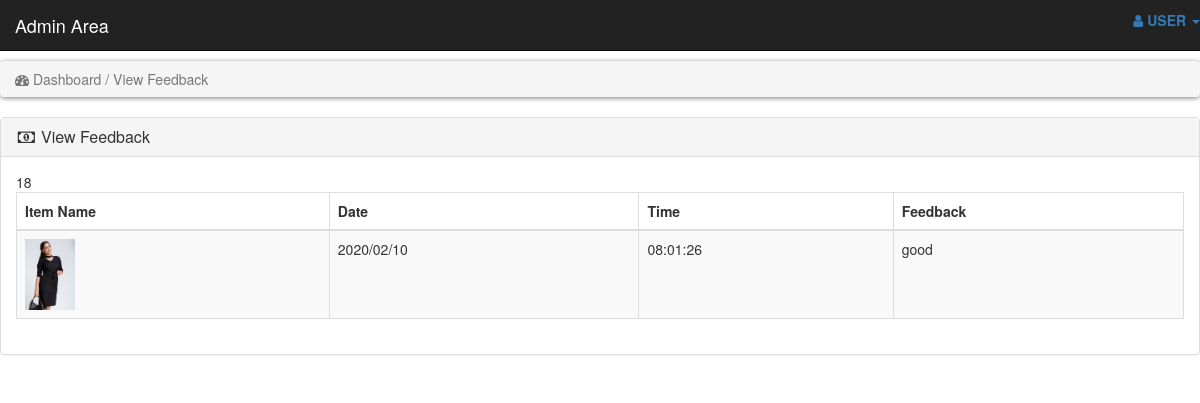
The app's page /admin_area/view_feedback.php with its own data.
### tables this page shows
CREATE TABLE IF NOT EXISTS `feedback` (
  `FNO` int(50) NOT NULL,
  `UserName` varchar(255) NOT NULL,
  `ItemID` varchar(255) NOT NULL,
  `FeedBack` varchar(255) NOT NULL,
  `Date` varchar(255) NOT NULL,
  `Time` varchar(255) NOT NULL,
  PRIMARY KEY (`FNO`),
  KEY `ItemID` (`ItemID`)
);

CREATE TABLE IF NOT EXISTS `stock` (
  `ItemNo` int(100) NOT NULL,
  `ItemID` int(100) NOT NULL,
  `Colour` varchar(255) NOT NULL,
  `Size` varchar(255) NOT NULL,
  `Qty` int(100) NOT NULL,
  `img` text NOT NULL,
  KEY `ItemID` (`ItemID`)
);

### admin_area/view_feedback.php (the view, shortened to what this page needs)
<!DOCTYPE html>
<html lang="en">
<head>
    <link rel="stylesheet" href="style.css">
    <link rel="stylesheet" href="https://maxcdn.bootstrapcdn.com/bootstrap/3.4.1/css/bootstrap.min.css">
    <link rel="stylesheet" href="https://cdnjs.cloudflare.com/ajax/libs/font-awesome/4.7.0/css/font-awesome.min.css">
</head>
<body>
<?php
include("includes/header.php");
?>
<br>
<div class="row">
    <div class="col-lg-12">
       <ol class="breadcrumb">
            <li class="active">
                <i class="fa fa-dashboard"></i> Dashboard / View Feedback
            </li>
        </ol>
    </div>
</div>
<div class="row">
    <div class="col-lg-12">
        <div class="panel panel-default">
            <div class="panel-heading">
                <h3 class="panel-title">
                    <i class="fa fa-money fa-fw"></i>  View Feedback
                </h3>
            </div>
            <div class="panel-body">
                <div class="table-responsive">
                    <table class="table table-striped table-bordered table-hover">
                        <thead>
                            <tr>
                                <th>Item Name</th>
                                <th>Date</th>
                                <th>Time</th>
                                <th>Feedback</th>
                            </tr>
                        </thead>
                        <tbody>
                            <?php
                                $res=mysqli_query($con,"SELECT * from feedback");
                                while($row=mysqli_fetch_array($res)){
                                    $item_id = $row["ItemID"];
                                    $date = $row["Date"];
                                    $time = $row["Time"];
                                    $feedback = $row["FeedBack"];
                               ?>
                               <tr>
									<?php
                               $res1=mysqli_query($con,"SELECT * from stock where ItemNo='$item_id'");
                               while($row=mysqli_fetch_array($res1)){
                                $img=$row["img"];
                                }
							?>
									<td>
							<img src="<?php echo $img; ?>" width="50px"></td>
                                    <td><?php echo $date; ?></td>
                                    <td><?php echo $time; ?></td>
                                    <td><?php echo $feedback; ?></td>
                               </tr>
                            <?php } ?>
                        </tbody>
                    </table>
                </div>
            </div>
</div>
            </div>
    </div>
</body>
</html>

### style.css (style rules this page uses)
* body { font-size: 14px; line-height: 1.42857143; color: #333333; background: #f0f0f0; overflow-x: hidden; }
.breadcrumb { padding: 8px 15px; margin-bottom: 20px; background: #ffffff; border-radius: 5px; box-shadow: 0px 1px 5px rgba(0, 0, 0, .5); }

### records on screen
feedback: stock.img (picture), Date "2020/02/10", Time "08:01:26", FeedBack "good"
